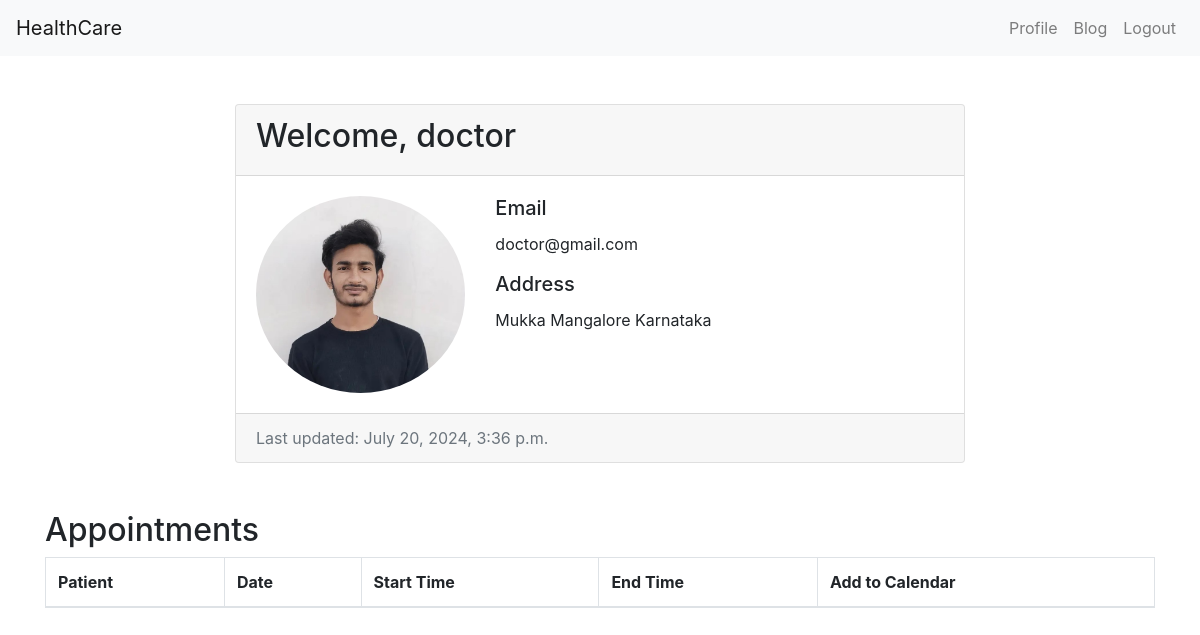
The app's page /doctor_dashboard/ (signed in), older data.
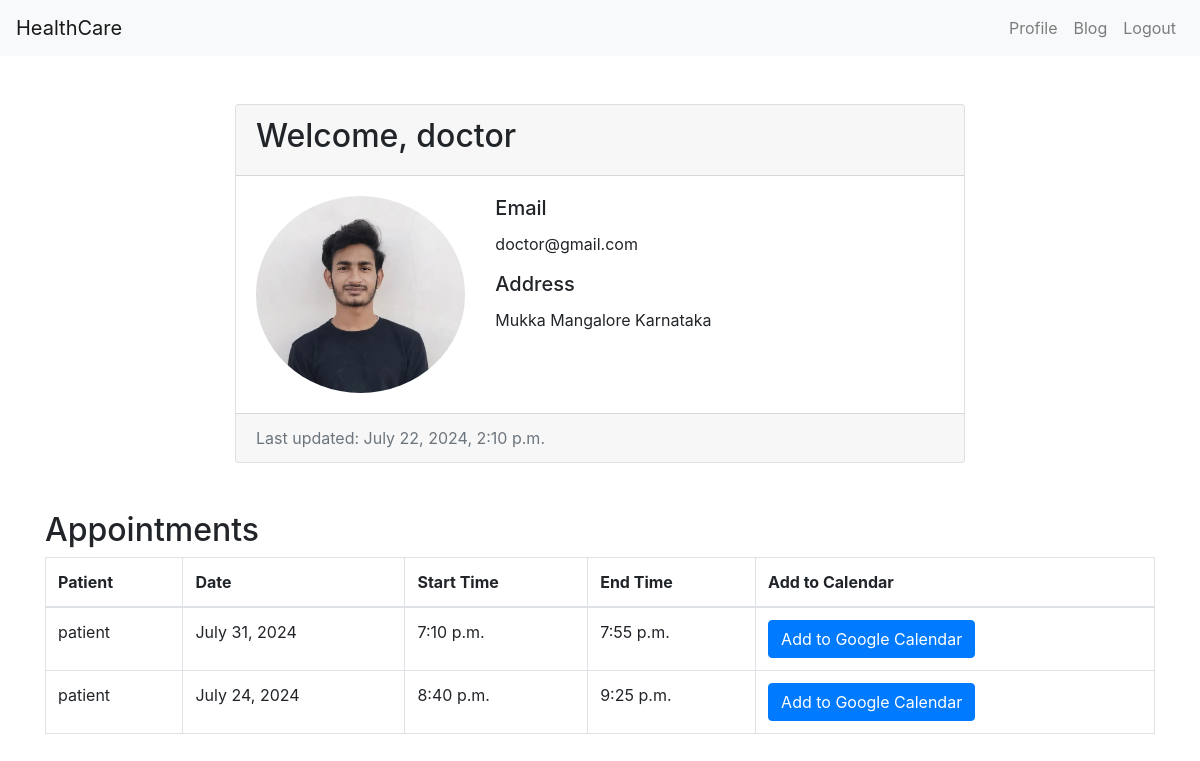
The same page, newer data.
### accounts/models.py (models this page shows, shortened)
class User(AbstractUser):
    is_patient = models.BooleanField(default=False)
    is_doctor = models.BooleanField(default=False)
    address = models.TextField(blank=True, null=True)
    profile_picture = models.ImageField(upload_to='profile_pics/', blank=True, null=True)
    groups = models.ManyToManyField(
        Group,
        related_name='custom_user_set',  # Unique related name for custom User model
        blank=True,
        help_text='The groups this user belongs to.',
        related_query_name='user'
    )
    user_permissions = models.ManyToManyField(
        Permission,
        related_name='custom_user_set',  # Unique related name for custom User model
        blank=True,
        help_text='Specific permissions for this user.',
        related_query_name='user'
    )

class Appointment(models.Model):
    patient = models.ForeignKey(User, related_name='appointments', on_delete=models.CASCADE)
    doctor = models.ForeignKey(User, related_name='doctor_appointments', on_delete=models.CASCADE)
    speciality = models.CharField(max_length=100)
    date = models.DateField()
    start_time = models.TimeField()
    end_time = models.TimeField()

### accounts/decorators.py (the view)
        def _wrapped_view(request, *args, **kwargs):
            if not getattr(request.user, f'is_{user_type}', False):
                return HttpResponseForbidden("You are not authorized to view this page.")
            return view_func(request, *args, **kwargs)

### accounts/views.py (called while the page is built)
@login_required
@user_type_required('doctor')
def doctor_dashboard(request):
    if not request.user.is_doctor:
        return HttpResponseForbidden("You are not authorized to view this page.")
    appointments = Appointment.objects.filter(doctor=request.user)
    return render(request, 'doctor_dashboard.html', {'appointments': appointments})

### templates/doctor_dashboard.html (shortened to what this page needs)
<!DOCTYPE html>
<html lang="en">
<head>
    <link href="https://stackpath.bootstrapcdn.com/bootstrap/4.5.2/css/bootstrap.min.css" rel="stylesheet">
</head>
<body>
    <nav class="navbar navbar-expand-lg navbar-light bg-light">
        <a class="navbar-brand" href="#">HealthCare</a>
        <div class="collapse navbar-collapse" id="navbarNav">
            <ul class="navbar-nav ml-auto">
                <li class="nav-item">
                    <a class="nav-link" href="#">Profile</a>
                </li>
                <li class="nav-item">
                    <a class="nav-link" href="{% url 'doctor_blog_list' %}">Blog</a>
                </li>
                <li class="nav-item">
                    <a class="nav-link" href="{% url 'logout' %}">Logout</a>
                </li>
            </ul>
        </div>
    </nav>
    <div class="container mt-5">
        <div class="row justify-content-center">
            <div class="col-md-8">
                <div class="card">
                    <div class="card-header">
                        <h2>Welcome, {{ user.username }}</h2>
                    </div>
                    <div class="card-body">
                        <div class="row">
                            <div class="col-md-4">
                                <img src="{{ user.profile_picture.url }}" class="img-fluid rounded-circle" alt="Profile Picture">
                            </div>
                            <div class="col-md-8">
                                <h5 class="card-title">Email</h5>
                                <p class="card-text">{{ user.email }}</p>
                                <h5 class="card-title">Address</h5>
                                <p class="card-text">{{ user.address }}</p>
                            </div>
                        </div>
                    </div>
                    <div class="card-footer text-muted">
                        Last updated: {{ user.last_login }}
                    </div>
                </div>
            </div>
        </div>
    </div>
    <div class="container mt-5">
        <h2>Appointments</h2>
        <table class="table table-bordered">
            <thead>
                <tr>
                    <th>Patient</th>
                    <th>Date</th>
                    <th>Start Time</th>
                    <th>End Time</th>
                    <th>Add to Calendar</th>
                </tr>
            </thead>
            <tbody>
                {% for appointment in appointments %}
                <tr>
                    <td>{{ appointment.patient.username }}</td>
                    <td>{{ appointment.date }}</td>
                    <td>{{ appointment.start_time }}</td>
                    <td>{{ appointment.end_time }}</td>
                    <td>
                        {% with start_date=appointment.date|date:"Ymd" %}
                        {% with start_time=appointment.start_time|stringformat:"HHi" %}
                        {% with end_date=appointment.date|date:"Ymd" %}
                        {% with end_time=appointment.end_time|stringformat:"HHi" %}
                        <a href="https://calendar.google.com/calendar/u/0/r/eventedit?text=Appointment+with+{{ appointment.patient.username }}&dates={{ start_date }}/{{ end_date }}" class="btn btn-primary" target="_blank">Add to Google Calendar</a>
                        {% endwith %}
                        {% endwith %}
                        {% endwith %}
                        {% endwith %}
                    </td>
                </tr>
                {% endfor %}
            </tbody>
        </table>
    </div>
</body>
</html>

Row changes from the older to the newer data that the page shows:
changed User "doctor": last_login "July 20, 2024, 3:36 p.m." → "July 22, 2024, 2:10 p.m."
added Appointment: patient.username "patient", date "July 31, 2024", start_time "7:10 p.m.", end_time "7:55 p.m."
added Appointment: patient.username "patient", date "July 24, 2024", start_time "8:40 p.m.", end_time "9:25 p.m."
